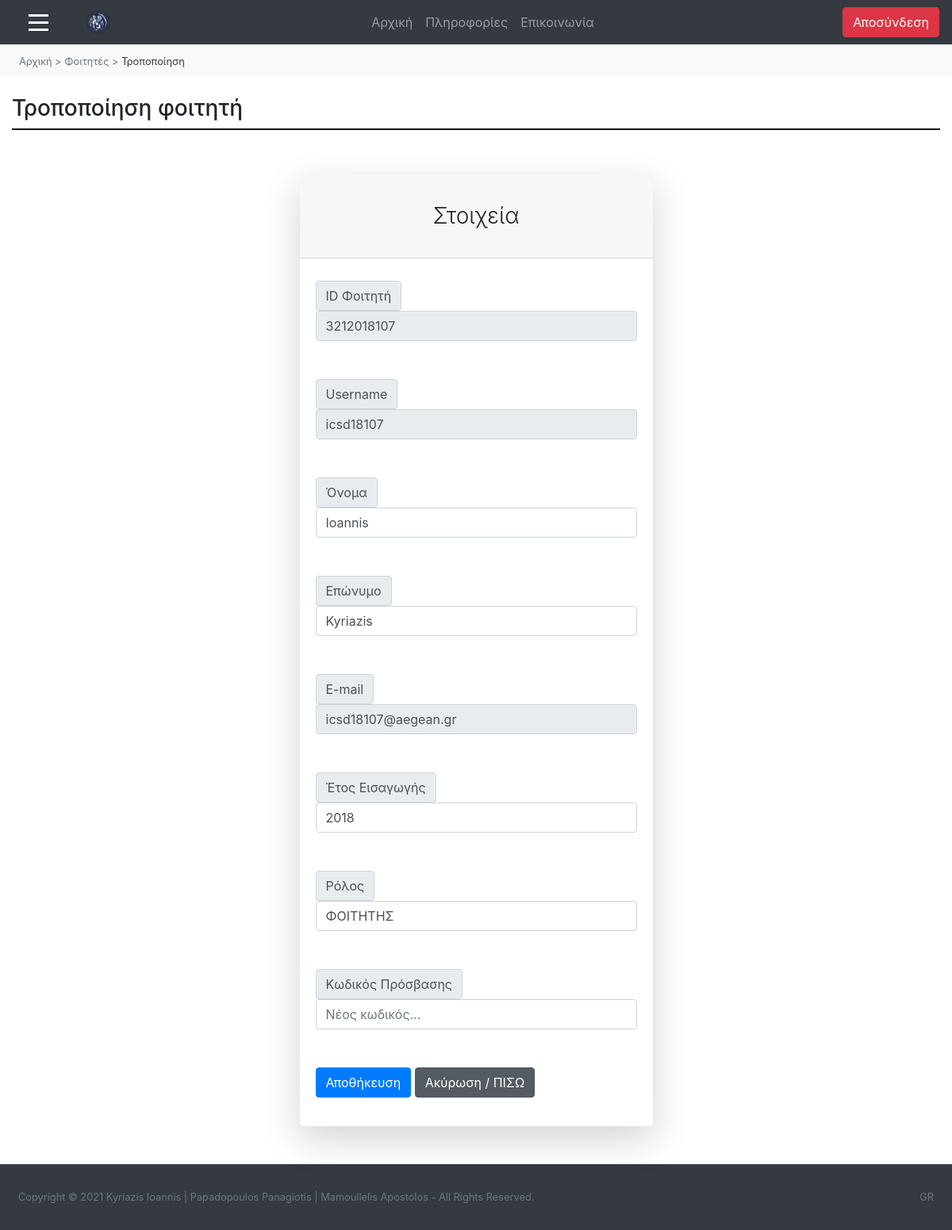
Page /ergasia-theorias/diaxeiristis-foitites-tropopoiisi.php?AM_foititi=3212018107 (signed in) on the committed database.
### tables this page shows
CREATE TABLE `omadaxrhsth_me_foititi` (
  `AM_foititi` varchar(10) NOT NULL,
  `username` varchar(50) NOT NULL
);

CREATE TABLE `foititis` (
  `AM_foititi` varchar(10) NOT NULL,
  `email_foititi` varchar(50) NOT NULL,
  `onoma_foititi` varchar(50) NOT NULL,
  `eponimo_foititi` varchar(50) NOT NULL,
  `etoseisagogis` int(4) NOT NULL,
  `oristikopoihmenh_dilosi` varchar(3) DEFAULT NULL
);

CREATE TABLE `omadaxrhsth` (
  `username` varchar(50) NOT NULL,
  `password` varchar(255) NOT NULL,
  `onoma_omadaxrhsth` varchar(50) NOT NULL
);

### ergasia-theorias/diaxeiristis-foitites-tropopoiisi.php (the view, shortened to what this page needs)
<html>
<head>
        <link rel="stylesheet" href="style.css"/>
		<link rel="stylesheet" href="https://maxcdn.bootstrapcdn.com/bootstrap/4.5.2/css/bootstrap.min.css">
		<link rel="stylesheet" href="https://maxcdn.bootstrapcdn.com/bootstrap/4.0.0/css/bootstrap.min.css">
		<link href="https://cdn.datatables.net/1.10.20/css/dataTables.bootstrap4.min.css" rel="stylesheet" />
</head>
<?php
include "diaxeiristis-elegxos.php";
 include "syndesh-geniki.php";
$result = mysqli_query($link,"select * from foititis, omadaxrhsth, omadaxrhsth_me_foititi where foititis.AM_foititi='" . $_GET['AM_foititi'] . "' and omadaxrhsth.username=omadaxrhsth_me_foititi.username and foititis.AM_foititi=omadaxrhsth_me_foititi.AM_foititi");
$row= mysqli_fetch_array($result);
?>
<body>
<nav class="navbar navbar-expand-md bg-dark navbar-dark">
  <span class="" style="font-size:25px; cursor:pointer;" onclick="openNav()"><div class="symvolo-menu"></div>
																			<div class="symvolo-menu"></div>
																			<div class="symvolo-menu"></div></span>
  <a class="navbar-brand ml-5" href="diaxeiristis-arxiki.php">
	<img <img src="photos/foto_panepistimiou.png" width="30" height="30" alt="">
  </a>
  <div class="collapse navbar-collapse" id="collapse_target">
  <ul class="navbar-nav text-center w-100 justify-content-center">
    <li class="nav-item">
      <a class="nav-link" href="diaxeiristis-arxiki.php">Αρχική</a>
    </li>
	<li class="nav-item">
      <a class="nav-link" href="diaxeiristis-plirofories.php">Πληροφορίες</a>
    </li>
	<li class="nav-item">
      <a class="nav-link" href="diaxeiristis-epikoinonia.php">Επικοινωνία</a>
    </li>
  </ul>
  <ul class="nav navbar-nav ml-auto">
      <a href="logout.php" class="btn btn-danger mx-auto">
          <span class="glyphicon glyphicon-log-out"></span> Αποσύνδεση
		</a>
    </ul>
	</div>
</nav>
<nav class="nav text-dark bg-light py-2" name="navigation-menu">
	<ul class="nav pl-4">
		<li class="nav-item">
			<a href="diaxeiristis-arxiki.php" class="text-muted text-decoration-none small">Αρχική</a>
		</li>
		<li class="nav-item">
			<a class="text-muted text-decoration-none small">&nbsp;>&nbsp;</a>
		</li>
		<li class="nav-item">
			<a href="diaxeiristis-foitites.php" class="text-muted text-decoration-none small">Φοιτητές</a>
		</li>
		<li class="nav-item">
			<a class="text-muted text-decoration-none small">&nbsp;>&nbsp;</a>
		</li>
		<li class="nav-item active">
			<a class="text-dark text-decoration-none small">Τροποποίηση</a>
		</li>
	</ul>
</nav>
<body>
<div class="container-fluid">
	<h3 class="mt-4">Τροποποίηση φοιτητή</h3>
	<div class="grammikatoapotitlo"></div>
	<div class="container">
            <div class="row justify-content-center">
                <div class="col-lg-5">
                    <div class="card shadow-lg border-0 rounded-lg mt-5">
                        <div class="card-header"><h3 class="text-center font-weight-light my-4">Στοιχεία</h3></div>
                            <div class="card-body">
							<form name="frmUser" method="post" action="">
                                    <div class="input-group-prepend mt-2"><span class="input-group-text">ID Φοιτητή</span></div>
									<input type="text" name="AM_foititi" class="form-control" value="<?php echo $row['AM_foititi']; ?>" disabled>
									<div class="input-group-prepend mt-5"><span class="input-group-text">Username</span></div>
                                    <input type="text" name="username" class="form-control" value="<?php echo $row['username']; ?>" disabled>
                                    <div class="input-group-prepend mt-5"><span class="input-group-text">Όνομα</span></div>
                                    <input type="text" name="onoma_foititi" class="form-control" value="<?php echo $row['onoma_foititi']; ?>" >
									<div class="input-group-prepend mt-5"><span class="input-group-text">Επώνυμο</span></div>
                                    <input type="text" name="eponimo_foititi" class="form-control" value="<?php echo $row['eponimo_foititi']; ?>" >
									<div class="input-group-prepend mt-5"><span class="input-group-text">E-mail</span></div>
                                    <input type="text" name="email_foititi" class="form-control" value="<?php echo $row['email_foititi']; ?>" disabled>
									<div class="input-group-prepend mt-5"><span class="input-group-text">Έτος Εισαγωγής</span></div>
                                    <input type="text" name="etoseisagogis" class="form-control" value="<?php echo $row['etoseisagogis']; ?>" >
									<div class="input-group-prepend mt-5"><span class="input-group-text">Ρόλος</span></div>
                                    <input type="text" name="onoma_omadaxrhsth" class="form-control" value="<?php echo $row['onoma_omadaxrhsth']; ?>" >
									<div class="input-group-prepend mt-5"><span class="input-group-text">Κωδικός Πρόσβασης</span></div>
                                    <input type="text" name="password" class="form-control" placeholder="Νέος κωδικός..." >
									<div class="form-group mt-5">
            <button type="submit" name="submit" value="Submit" class="btn btn-primary">Αποθήκευση</button>
			<a href="diaxeiristis-foitites.php" class="btn btn-secondary active" role="button" aria-pressed="true">Ακύρωση / ΠΙΣΩ</a>
        </div>
                            </form>
                        </div>
                        </div>
                </div>
            </div>
        </div>
</div>
<footer class="py-4 bg-dark mt-auto">
    <div class="container-fluid">
        <div class="d-flex small">
            <div class="text-muted p-2">Copyright © 2021 Kyriazis Ioannis | Papadopoulos Panagiotis | Mamoullelis Apostolos - All Rights Reserved.</div>
            <div class="text-muted ml-auto p-2">GR</div>
    </div>
</footer>
</body>
</html>

### ergasia-theorias/style.css (style rules this page uses)
.grammikatoapotitlo { display: block; margin-top: 0.5em; margin-bottom: 0.5em; margin-left: 0px; border-style: inset; border-width: 1px; border: 1px solid #000000; }
.symvolo-menu { width: 25px; height: 3px; background-color: white; margin: 6px 0; margin-left: 20px; }

### ergasia-theorias/diaxeiristis-foitites-tropopoiisi.php (style rules this page uses)
.symvolo-menu { width: 25px; height: 3px; background-color: white; margin: 6px 0; margin-left: 20px; }

### rows in the picture
omadaxrhsth_me_foititi: AM_foititi "3212018107", username "icsd18107", onoma_foititi "Ioannis", eponimo_foititi "Kyriazis", email_foititi "icsd18107@aegean.gr", etoseisagogis "2018", onoma_omadaxrhsth "ΦΟΙΤΗΤΗΣ"
